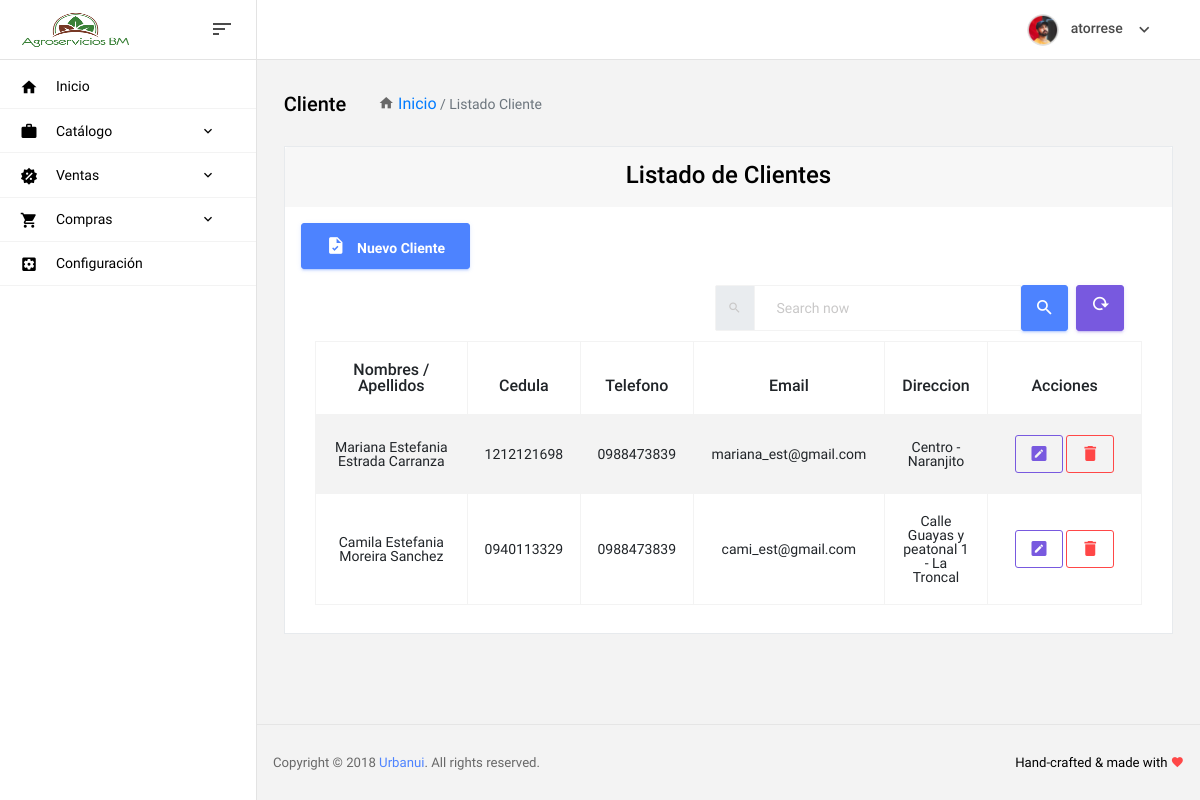
Page /sale/client/ (signed in) on the earlier database version.
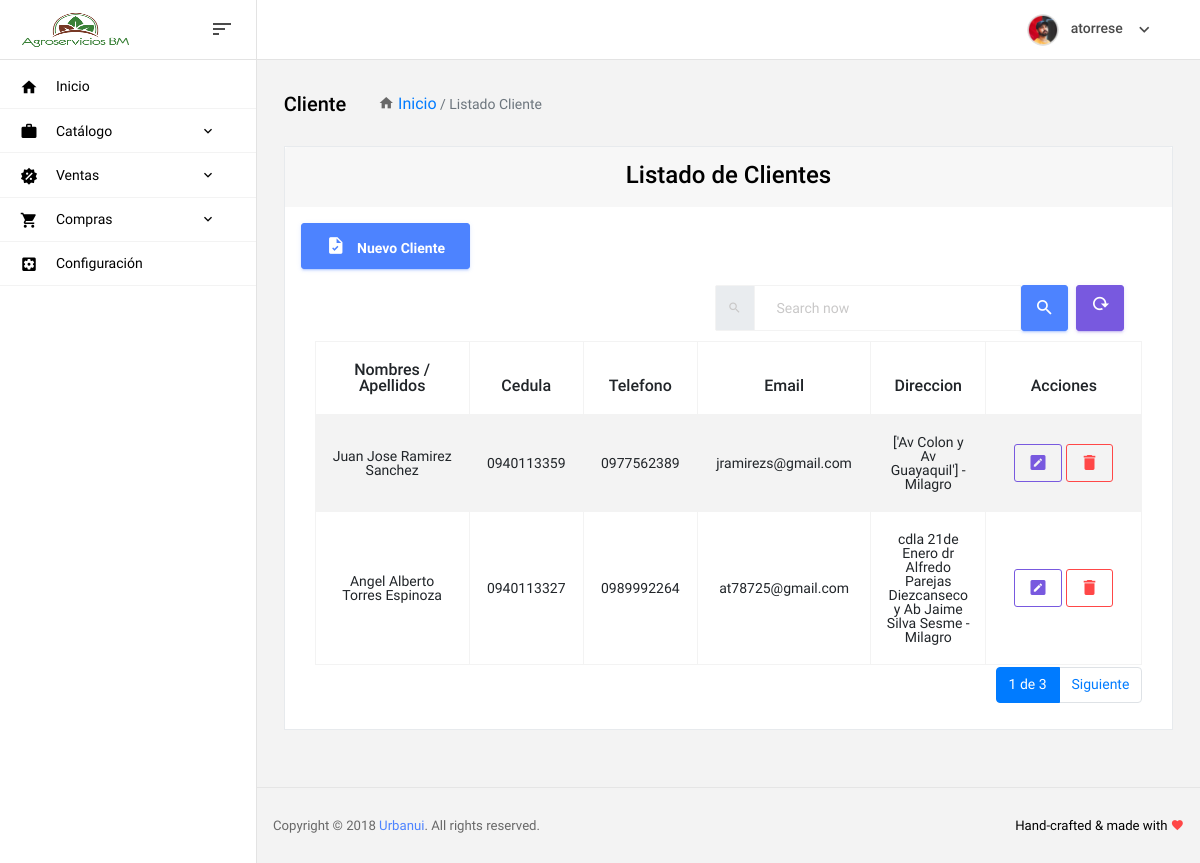
Same page on the later database version.
### security/models.py (models this page shows, shortened)
class GroupModule(models.Model):
    name = models.CharField(max_length=100)
    descripcion = models.CharField(max_length=200, blank=True)
    icon = models.CharField(null=True,blank=True,max_length=100)
    modules = models.ManyToManyField(Module)
    groups = models.ManyToManyField(Group)
    priority = models.IntegerField(null=True, blank=True)
    class Meta:
        verbose_name = 'Grupo de Módulos'
        verbose_name_plural = 'Grupos de Módulos'
        ordering = ('priority',)

### sale/models.py (models this page shows, shortened)
class Client(ModelBase):
    Names = models.CharField(verbose_name='Nombres',max_length=80)
    SurNames = models.CharField(verbose_name='Apellidos',max_length=80)
    IdentificationCard = models.CharField(verbose_name='Cédula',max_length=10)
    City = models.CharField(verbose_name='Ciudad',max_length=80)
    Address = models.CharField(verbose_name='Dirección',max_length=120,blank=True, null=True)
    Phone = models.CharField(verbose_name='Telefono',max_length=88)
    Email = models.EmailField(verbose_name= 'Correo Electronico',max_length=200)
    class Meta:
        verbose_name= 'Cliente'
        verbose_name_plural = 'Clientes'
        ordering= ('-created_at',)

### sale/client/views.py (the view, shortened to what this page needs)
class Index(LoginRequiredMixin, ListView, OldDataMixin):
    template_name = 'sale/clients/index.html'
    model = Client
    paginate_by = 2
    context_object_name = 'clients'
    attributes = {'search': ''}
    def get_queryset(self):
        search = self.get_old_data('search')
        return Client.objects.filter(Names__icontains=search).order_by('-created_at')
    def get_context_data(self, *, object_list=None, **kwargs):
        context = super(Index, self).get_context_data(**kwargs)
        Add_Data(context)
        return self.get_all_olds_datas(context=context, attributes=self.attributes)
    def get(self, request, *args, **kwargs):
        response = super(Index,self).get(request,*args,**kwargs)
        return  response

### security/business/forms.py (shortened to what this page needs)
class BusinessForm(forms.ModelForm):
    name = forms.CharField(min_length=4)
    alias = forms.CharField(min_length=1)
    description = forms.CharField()
    icon = forms.FileField
    class Meta:
        model = Business
        fields  = ['name','alias','description','icon']

### SGAGRO/funciones.py (called while the page is built)
def Add_Data(context):
    context['GroupModules'] = GroupModule.objects.all().order_by('priority')
    b=Business.objects
    context['Business']= b.first() if b.exists() else None
    context['formBusiness']= BusinessForm(instance=b.first() )if b.exists() else None
    context['now'] = datetime.now().date()

### utils/mixins.py (called while the page is built)
    def get_old_data(self, name, value=''):
        return self.request.GET[name] if name in self.request.GET else value

    def get_all_olds_datas(self, context, attributes):
        for key, value in attributes.items():
            context[key] = self.get_old_data(key, value)
        return context

### templates/sale/clients/index.html (shortened to what the changed rows need)
{% extends 'layout/base.html' %}
{% load static %}
{% block content %}
    <div class="container-fluid">
        <div class="row">
            <div class="col-xl-12">
        <div class="card card-shadow mb-4">
            <div class="card-body">
                <div class="table-responsive text-center">
                    <div id="data_table_wrapper" class="dataTables_wrapper container-fluid dt-bootstrap4">
                        <div class="row">
                            <div class="col-sm-12">
                                <table id="data_table" class="table table-bordered table-striped  data-table" cellspacing="0" role="grid" aria-describedby="data_table_info">
                                    <thead>
                                    <tr role="row" class="odd">
                                        <th class="sorting_asc" tabindex="0" aria-controls="data_table" rowspan="1" colspan="1" aria-sort="ascending" aria-label="Name: activate to sort column descending" style="width: 148px;">Nombres / Apellidos</th>
                                        <th class="sorting_asc" tabindex="0" aria-controls="data_table" rowspan="1" colspan="1" aria-sort="ascending" aria-label="Name: activate to sort column descending" style="width: 40px;">Cedula</th>
                                        <th class="sorting" tabindex="0" aria-controls="data_table" rowspan="1" colspan="1" aria-label="Position: activate to sort column ascending" style="width: 20px;">Telefono</th>
                                        <th class="sorting" tabindex="0" aria-controls="data_table" rowspan="1" colspan="1" aria-label="Position: activate to sort column ascending" style="width: 80px;">Email</th>
                                        <th class="sorting" tabindex="0" aria-controls="data_table" rowspan="1" colspan="1" aria-label="Position: activate to sort column ascending" style="width: 100px;">Direccion</th>
                                        <th class="sorting" tabindex="0" aria-controls="data_table" rowspan="1" colspan="1" aria-label="Position: activate to sort column ascending" style="width: 150px;">Acciones</th>
                                    <tbody class="text-center">
                                    {% for client in clients %}
                                        <tr role="row" class="even">
                                            <td>{{ client.Names }} {{ client.SurNames }}</td>
                                            <td>{{ client.IdentificationCard }}</td>
                                            <td>{{ client.Phone }}</td>
                                            <td>{{ client.Email }}</td>
                                            <td>{{ client.Address}}  - {{ client.City}}</td>
                                            <td>
                                                <a class="btn btn-outline-info  btn-sm form-pill btn-edit"
                                                   data-original-title="Editar"
                                                   href="{% url 'sale:client.update' pk=client.id %}">
                                                    <i class="mdi mdi-pencil-box"></i>
                                                </a>
                                                <a class="btn btn-outline-danger btn-sm form-pill btn-eliminar"
                                                   href="{% url 'sale:client.delete' pk=client.id %}">
                                                    <i class="mdi mdi-delete"></i>
                                                </a>
                                            </td>
                                        </tr>
                                       {% empty %}
                                        <tr>
                                            <td colspan="6" >No existen Registros</td>
                                        </tr>
                                    {% endfor %}
                                    </tbody>
                                </table>
                            </div>
                        </div>
                        <div class="row">
                            <div class="col-sm-12 col-md-7">
                                {% include 'shared/_pagination.html' %}
                            </div>
                        </div>
                    </div>
                </div>
            </div>
        </div>
    </div>
        </div>
    </div>
{% endblock %}

### templates/layout/partials/_sidebar.html (shortened to what this page needs)
<nav class="sidebar sidebar-offcanvas menu" id="sidebar">
        <ul class="nav">
          <li class="nav-item">
            <a class="nav-link" href="{% url 'security:home' %}">
              <i class="mdi mdi-home menu-icon"></i>
              <span class="menu-title">Inicio</span>
            </a>
          </li>
           {% for groupM in GroupModules %}
              <li class="nav-item">
            <a class="nav-link" data-toggle="collapse" href="#id_menu_{{ groupM.name }}" aria-expanded="false" aria-controls="id_menu_{{ groupM.name }}">
              <i class="{{ groupM.icon }} menu-icon"></i>
              <span class="menu-title">{{ groupM.name }}</span>
              <i class="menu-arrow"></i>
            </a>
          </li>
            {% endfor %}
          <li class="nav-item">
            <a class="nav-link" href="{% url 'security:setting.update' 1 %}">
              <i class="mdi mdi-settings-box menu-icon"></i>
              <span class="menu-title">Configuración</span>
            </a>
          </li>
        </ul>
      </nav>

Differences in the rows shown:
no longer on this page (row unchanged): Client: Names "Mariana Estefania", SurNames "Estrada Carranza", IdentificationCard "1212121698", Phone "0988473839", Email "mariana_est@gmail.com", Address "Centro", City "Naranjito"
no longer on this page (row edited): Client: Names "Camila Estefania", SurNames "Moreira Sanchez", IdentificationCard "0940113329", Phone "0988473839", Email "cami_est@gmail.com", Address "Calle Guayas y peatonal 1", City "La Troncal"
added Client: Names "Juan Jose", SurNames "Ramirez Sanchez", IdentificationCard "0940113359", Phone "0977562389", Email "jramirezs@gmail.com", Address "['Av Colon y Av Guayaquil']", City "Milagro"
added Client: Names "Angel Alberto", SurNames "Torres Espinoza", IdentificationCard "0940113327", Phone "0989992264", Email "at78725@gmail.com", Address "cdla 21de Enero dr Alfredo Parejas Diezcanseco y Ab Jaime Silva Sesme", City "Milagro"
Other differences:
{{ page_obj.number }}: (not shown) → "1"
{{ page_obj.paginator.num_pages }}: (not shown) → "3"
text now shown: "de Siguiente"
